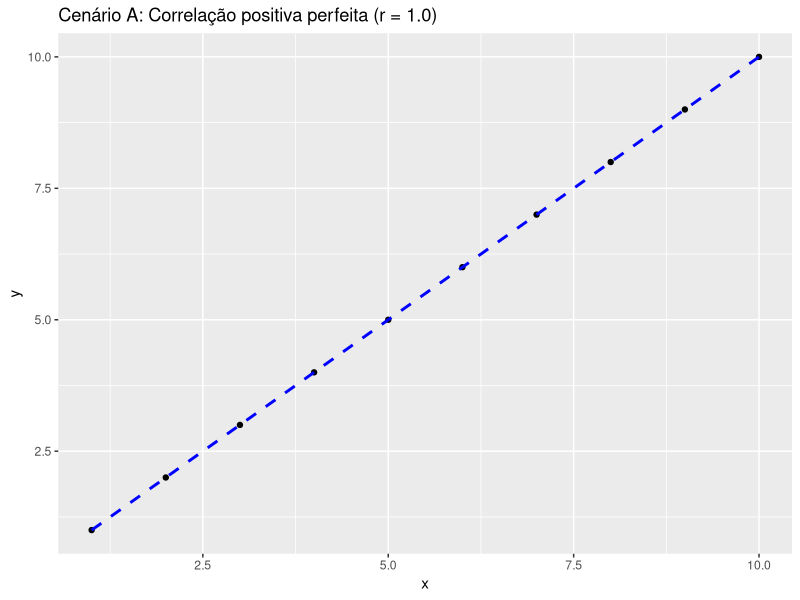
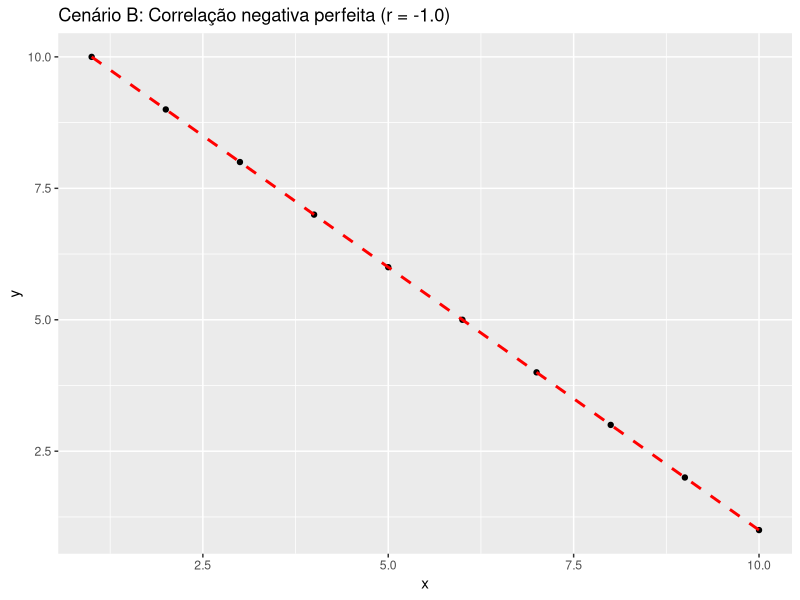
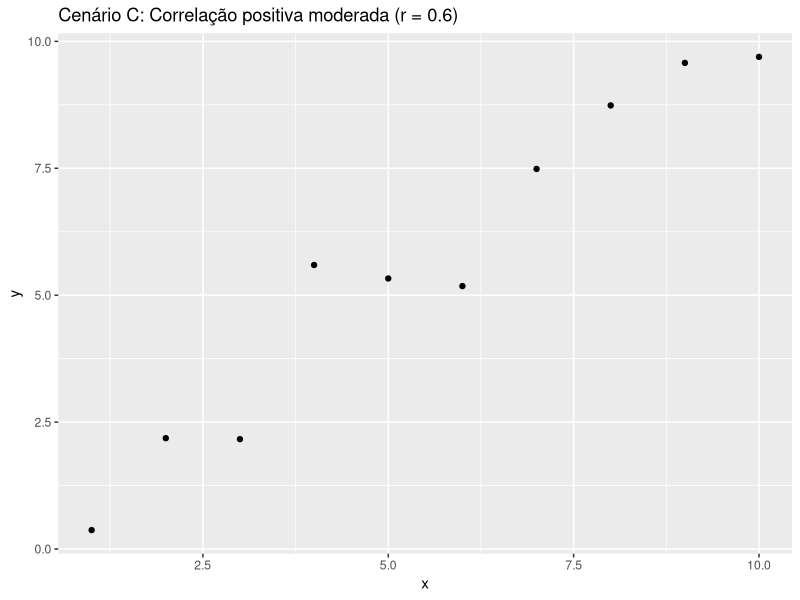
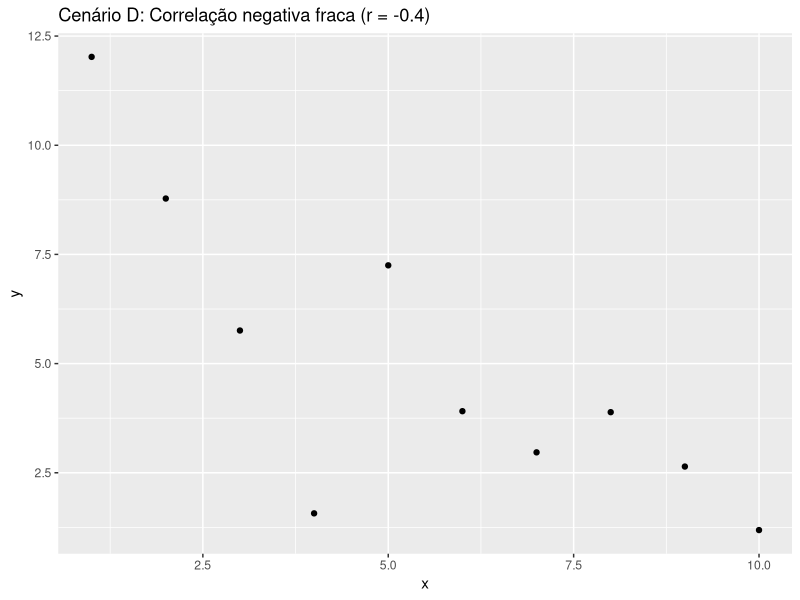
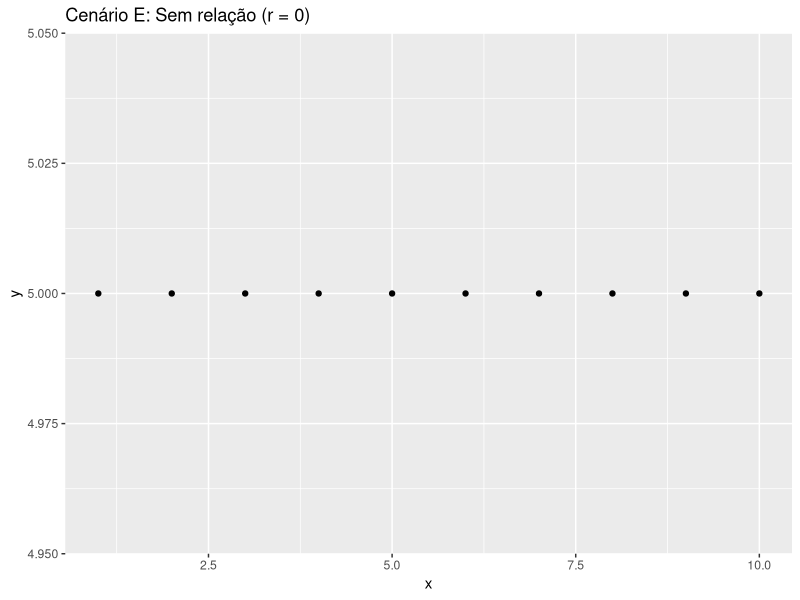
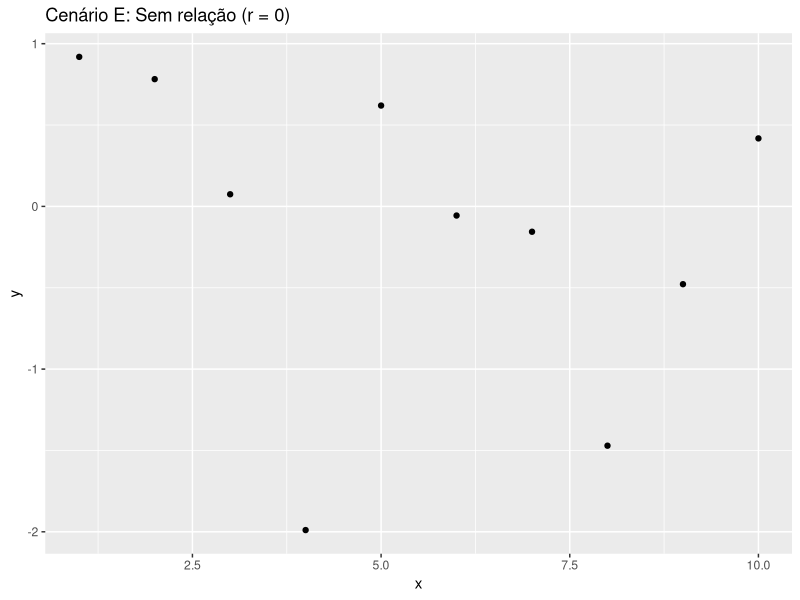

R code for these plots, in order:
# Análise de Regressão (exemplos de valores de r)

# Configurando o diretório de trabalho
setwd("C:/Users/Julia/Desktop/CienciaDeDados/1.Big-Data-Analytics-com-R-e-Microsoft-Azure-Machine-Learning/10.Introducao-a-Analise-Estatistica-de-Dados---Parte-3")
getwd()


library(dplyr)
library(ggplot2)

set.seed(1)

# Cenário A: Correlação positiva perfeita (r = 1.0)

x_a <- 1:10
y_a <- 1:10
df_a <- data.frame(x = x_a, y = y_a)
df_a

ggplot(df_a, aes(x, y)) +
  geom_point() +
  geom_smooth(method = 'lm', se = FALSE, color = 'blue', linetype = 'dashed') +
  labs(title = "Cenário A: Correlação positiva perfeita (r = 1.0)")



# Cenário B: Correlação negativa perfeita (r = -1.0)

x_b <- 1:10
y_b <- rev(1:10)
df_b <- data.frame(x = x_b, y = y_b)
df_b

ggplot(df_b, aes(x, y)) +
  geom_point() +
  geom_smooth(method = 'lm', se = FALSE, color = 'red', linetype = 'dashed') +
  labs(title = "Cenário B: Correlação negativa perfeita (r = -1.0)")



# Cenário C: Correlação positiva moderada (r = 0.6)

x_c <- 1:10
y_c <- x_c + rnorm(10, mean = 0, sd = 1)
df_c <- data.frame(x = x_c, y = y_c)
df_c

ggplot(df_c, aes(x, y)) +
  geom_point() +
  labs(title = "Cenário C: Correlação positiva moderada (r = 0.6)")



# Cenário D: Correlação negativa fraca (r = -0.4)

x_d <- 1:10
y_d <- 10 - x_d + rnorm(10, mean = 0, sd = 2)
df_d <- data.frame(x = x_d, y = y_d)
df_d

ggplot(df_d, aes(x, y)) +
  geom_point() +
  labs(title = "Cenário D: Correlação negativa fraca (r = -0.4)")



# Cenário E: Sem relação (r = 0)

x_e <- 1:10
y_e <- rep(5, 10)
df_e <- data.frame(x = x_e, y = y_e)
df_e

ggplot(df_e, aes(x, y)) +
  geom_point() +
  labs(title = "Cenário E: Sem relação (r = 0)")


x_e <- 1:10
y_e <- rnorm(10, mean = 0, sd = 1) # Dados aleatórios
df_e <- data.frame(x = x_e, y = y_e)
df_e

ggplot(df_e, aes(x, y)) +
  geom_point() +
  labs(title = "Cenário E: Sem relação (r = 0)")




